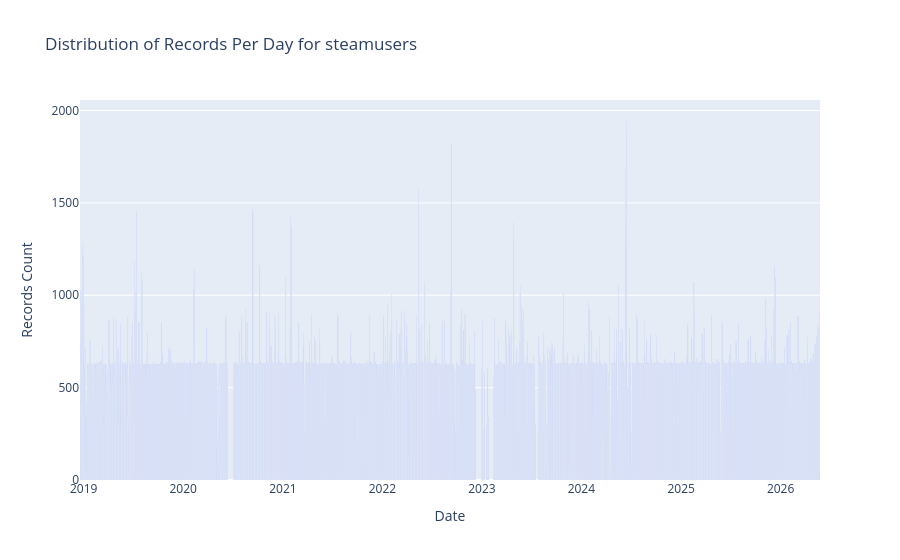

The code cell stored with this chart in its notebook:
### Markdown cell above
## These are the number of records we have per day for the `steamusers` Mongo collection.  This is created using the `steamusers.py` script.

### Code cell
# https://plot.ly/python/bar-charts/

data = [Bar(
        x=grouped_df['date'],
        y=grouped_df['count']
    )]

layout = Layout(
        title='Distribution of Records Per Day for steamusers',
        xaxis=dict(
            title='Date'
        ),
        yaxis=dict(
            title='Records Count'
        )
    )

fig = Figure(data=data, layout=layout)

iplot(fig)

### Figure 1 — Plotly figure (JSON) as saved in the notebook; plotly's stock layout.template omitted (floating-point values rounded to 4 significant figures; data arrays with more than 128 entries replaced by an {"elided": "..."} marker saying what was removed)
{"data": [{"type": "bar", "x": {"elided": "2605 str values"}, "y": {"elided": "2605 int values"}}], "layout": {"title": {"text": "Distribution of Records Per Day for steamusers"}, "xaxis": {"title": {"text": "Date"}}, "yaxis": {"title": {"text": "Records Count"}}}}
